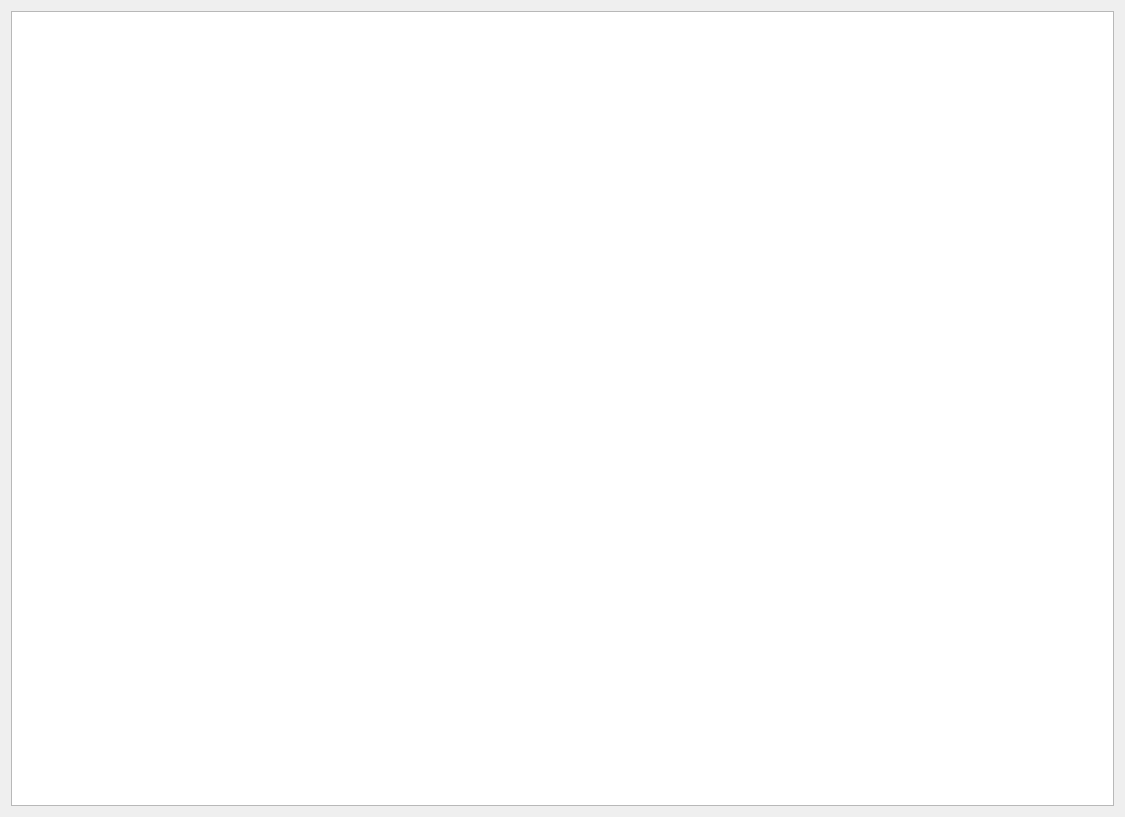
<?xml version="1.0" encoding="UTF-8"?>
<ui version="4.0">
 <class>RecordViewWidget</class>
 <widget class="QWidget" name="RecordViewWidget">
  <property name="geometry">
   <rect>
    <x>0</x>
    <y>0</y>
    <width>1125</width>
    <height>817</height>
   </rect>
  </property>
  <property name="windowTitle">
   <string>RecordViewWidget</string>
  </property>
  <layout class="QVBoxLayout" name="verticalLayout">
   <item>
    <widget class="QListView" name="listView"/>
   </item>
  </layout>
 </widget>
 <resources/>
 <connections/>
</ui>
